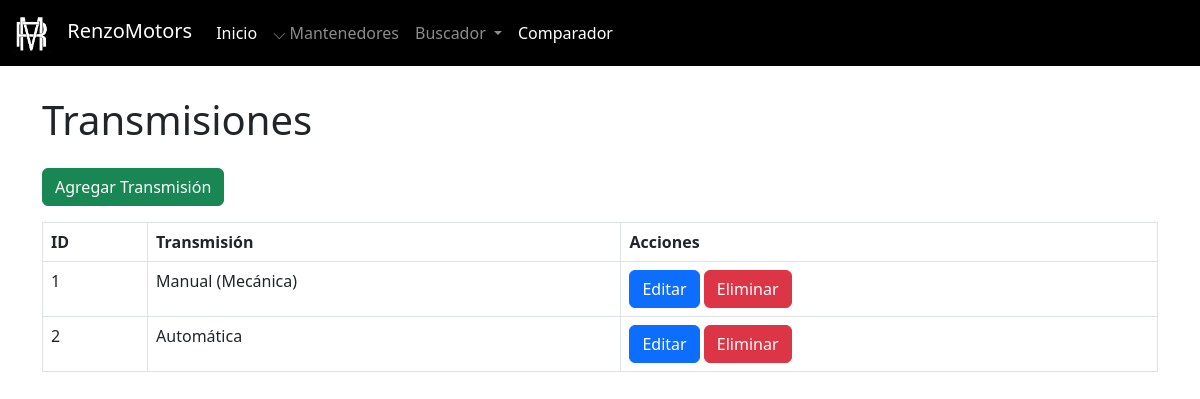
Page /admin/mantenedores/transmision/mantenedor_transmisiones.php on the earlier database version.
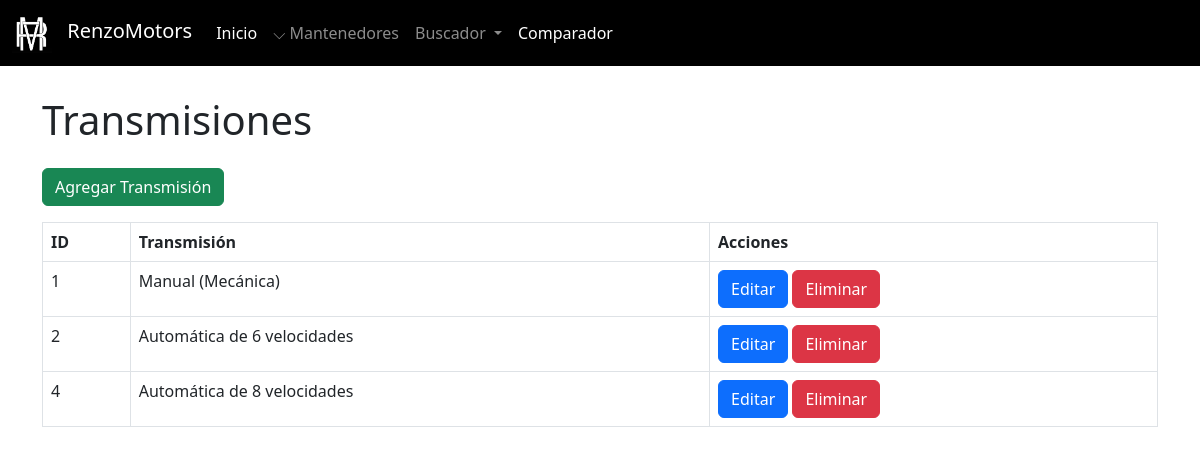
Same page on the later database version.
### tables this page shows
CREATE TABLE `transmision` (
  `id_transmision` int(11) NOT NULL,
  `nombre_transmision` varchar(100) NOT NULL
);

### admin/mantenedores/transmision/mantenedor_transmisiones.php (the view, shortened to what this page needs)
<?php
include '../../../config/conexion.php';
include '../../navbaradmin.php';
?>
<!DOCTYPE html>
<html lang="es">
<head>
    <link href="https://cdn.jsdelivr.net/npm/bootstrap@5.3.0/dist/css/bootstrap.min.css" rel="stylesheet">
</head>
<body class="pt-5">
    <div class="container mt-5">
        <h1 class="mb-4">Transmisiones</h1>
        <a href="crear_transmision.php" class="btn btn-success mb-3">Agregar Transmisión</a>
        <table class="table table-bordered">
            <thead>
                <tr>
                    <th>ID</th>
                    <th>Transmisión</th>
                    <th>Acciones</th>
                </tr>
            </thead>
            <tbody>
                <?php
                $resultado = mysqli_query($conexion, "SELECT * FROM transmision");
                while ($fila = mysqli_fetch_assoc($resultado)) {
                    echo "<tr>
                            <td>{$fila['id_transmision']}</td>
                            <td>{$fila['nombre_transmision']}</td>
                            <td>
                                <a href='editar_transmision.php?id_transmision={$fila['id_transmision']}' class='btn btn-primary'>Editar</a>
                                <a href='eliminar_transmision.php?id_transmision={$fila['id_transmision']}' class='btn btn-danger' onclick='return confirm(\"¿Estás seguro de eliminar esta transmisión?\");'>Eliminar</a>
                            </td>
                          </tr>";
                }
                ?>
            </tbody>
        </table>
    </div>
</body>
</html>

### admin/navbaradmin.php (shortened to what this page needs)
<?php
$carpetaMain = 'http://localhost/xampp/renzomotors/';
?>
<nav class="navbar navbar-expand-lg navbar-dark bg-black fixed-top">
    <div class="container-fluid">
        <a class="navbar-brand" href='<?php echo $carpetaMain; ?>index.php'>
            <img src="<?php echo $carpetaMain; ?>logo.png" alt="Logo" style="width: 40px; height: 40px; margin-right: 10px; filter: invert(1); ">
            RenzoMotors
        </a>
        <div class="collapse navbar-collapse" id="navbarNavDropdown">
            <ul class="navbar-nav">
                <li class="nav-item">
                    <a href='<?php echo $carpetaMain; ?>index.php' class="nav-link active" aria-current="page">Inicio</a>
                </li>
                <li class="nav-item">
                    <a class="nav-link" data-bs-toggle="offcanvas" href="#offcanvasMantenedores" role="button" aria-controls="offcanvasMantenedores">
                    ⌵ Mantenedores
                    </a>
                </li>
                <li class="nav-item dropdown">
            <a class="nav-link dropdown-toggle" href="#" role="button" data-bs-toggle="dropdown" aria-expanded="false">
                Buscador
            </a>
            </li>
            <li class="nav-item">
                    <a href='<?php echo $carpetaMain; ?>pages/comparador.php' class="nav-link active" aria-current="page">Comparador</a>
                </li>
            </ul>
        </div>
    </div>
</nav>

Differences in the rows shown:
changed transmision id 2: nombre_transmision "Automática" → "Automática de 6 velocidades"
added transmision: id_transmision "4", nombre_transmision "Automática de 8 velocidades"
